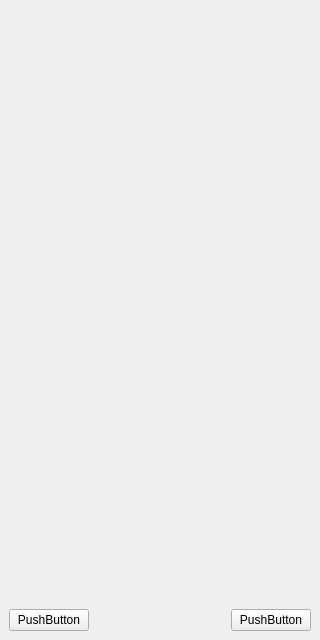
<?xml version="1.0" encoding="UTF-8"?>
<ui version="4.0">
 <class>BeerCounter</class>
 <widget class="QMainWindow" name="BeerCounter">
  <property name="geometry">
   <rect>
    <x>0</x>
    <y>0</y>
    <width>320</width>
    <height>640</height>
   </rect>
  </property>
  <property name="windowTitle">
   <string>MainWindow</string>
  </property>
  <widget class="QWidget" name="centralwidget">
   <layout class="QVBoxLayout" name="verticalLayout" stretch="10,10,2">
    <item>
     <layout class="QHBoxLayout" name="horizontalLayout_3">
      <item>
       <spacer name="horizontalSpacer_4">
        <property name="orientation">
         <enum>Qt::Horizontal</enum>
        </property>
        <property name="sizeHint" stdset="0">
         <size>
          <width>40</width>
          <height>20</height>
         </size>
        </property>
       </spacer>
      </item>
      <item>
       <widget class="QLabel" name="label_2">
        <property name="text">
         <string/>
        </property>
        <property name="pixmap">
         <pixmap resource="Images.qrc">:/images/bok_title.png</pixmap>
        </property>
        <property name="scaledContents">
         <bool>true</bool>
        </property>
       </widget>
      </item>
      <item>
       <spacer name="horizontalSpacer_5">
        <property name="orientation">
         <enum>Qt::Horizontal</enum>
        </property>
        <property name="sizeType">
         <enum>QSizePolicy::Expanding</enum>
        </property>
        <property name="sizeHint" stdset="0">
         <size>
          <width>40</width>
          <height>20</height>
         </size>
        </property>
       </spacer>
      </item>
     </layout>
    </item>
    <item>
     <layout class="QHBoxLayout" name="horizontalLayout_2" stretch="0,0,0">
      <item>
       <spacer name="horizontalSpacer">
        <property name="orientation">
         <enum>Qt::Horizontal</enum>
        </property>
        <property name="sizeHint" stdset="0">
         <size>
          <width>40</width>
          <height>20</height>
         </size>
        </property>
       </spacer>
      </item>
      <item>
       <widget class="QLabel" name="label">
        <property name="sizePolicy">
         <sizepolicy hsizetype="MinimumExpanding" vsizetype="MinimumExpanding">
          <horstretch>0</horstretch>
          <verstretch>0</verstretch>
         </sizepolicy>
        </property>
        <property name="text">
         <string/>
        </property>
        <property name="pixmap">
         <pixmap resource="Images.qrc">:/images/balloon_overlay_unfocused.9.png</pixmap>
        </property>
       </widget>
      </item>
      <item>
       <spacer name="horizontalSpacer_3">
        <property name="orientation">
         <enum>Qt::Horizontal</enum>
        </property>
        <property name="sizeType">
         <enum>QSizePolicy::MinimumExpanding</enum>
        </property>
        <property name="sizeHint" stdset="0">
         <size>
          <width>40</width>
          <height>20</height>
         </size>
        </property>
       </spacer>
      </item>
     </layout>
    </item>
    <item>
     <layout class="QHBoxLayout" name="horizontalLayout">
      <item>
       <widget class="QPushButton" name="pushButton_2">
        <property name="text">
         <string>PushButton</string>
        </property>
       </widget>
      </item>
      <item>
       <spacer name="horizontalSpacer_2">
        <property name="orientation">
         <enum>Qt::Horizontal</enum>
        </property>
        <property name="sizeHint" stdset="0">
         <size>
          <width>40</width>
          <height>20</height>
         </size>
        </property>
       </spacer>
      </item>
      <item>
       <widget class="QPushButton" name="pushButton">
        <property name="text">
         <string>PushButton</string>
        </property>
       </widget>
      </item>
     </layout>
    </item>
   </layout>
  </widget>
 </widget>
 <resources>
  <include location="Images.qrc"/>
 </resources>
 <connections/>
</ui>
